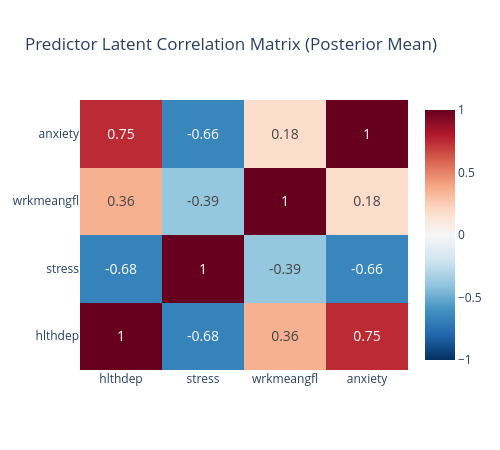

The code cell stored with this chart in its notebook:
### Code cell
# Visualize predictor correlations with heatmap
fig = go.Figure(data=go.Heatmap(
    z=R_pred_mean,
    x=latent_pred_names,
    y=latent_pred_names,
    colorscale='RdBu_r',
    zmin=-1, zmax=1,
    text=np.round(R_pred_mean, 2),
    texttemplate='%{text}',
    textfont={'size': 14}
))
fig.update_layout(
    title='Predictor Latent Correlation Matrix (Posterior Mean)',
    width=500, height=450
)
fig.show()

### Figure 1 — Plotly figure (JSON) as saved in the notebook; plotly's stock layout.template omitted (floating-point values rounded to 4 significant figures)
{"data": [{"colorscale": [[0, "rgb(5,48,97)"], [0.1, "rgb(33,102,172)"], [0.2, "rgb(67,147,195)"], [0.3, "rgb(146,197,222)"], [0.4, "rgb(209,229,240)"], [0.5, "rgb(247,247,247)"], [0.6, "rgb(253,219,199)"], [0.7, "rgb(244,165,130)"], [0.8, "rgb(214,96,77)"], [0.9, "rgb(178,24,43)"], [1, "rgb(103,0,31)"]], "text": [[1.0, -0.68, 0.36, 0.75], [-0.68, 1.0, -0.39, -0.66], [0.36, -0.39, 1.0, 0.18], [0.75, -0.66, 0.18, 1.0]], "textfont": {"size": 14}, "texttemplate": "%{text}", "type": "heatmap", "x": ["hlthdep", "stress", "wrkmeangfl", "anxiety"], "y": ["hlthdep", "stress", "wrkmeangfl", "anxiety"], "z": [[1.0, -0.6756, 0.3564, 0.7471], [-0.6756, 1.0, -0.3904, -0.6569], [0.3564, -0.3904, 1.0, 0.1823], [0.7471, -0.6569, 0.1823, 1.0]], "zmax": 1, "zmin": -1}], "layout": {"height": 450, "title": {"text": "Predictor Latent Correlation Matrix (Posterior Mean)"}, "width": 500}}
